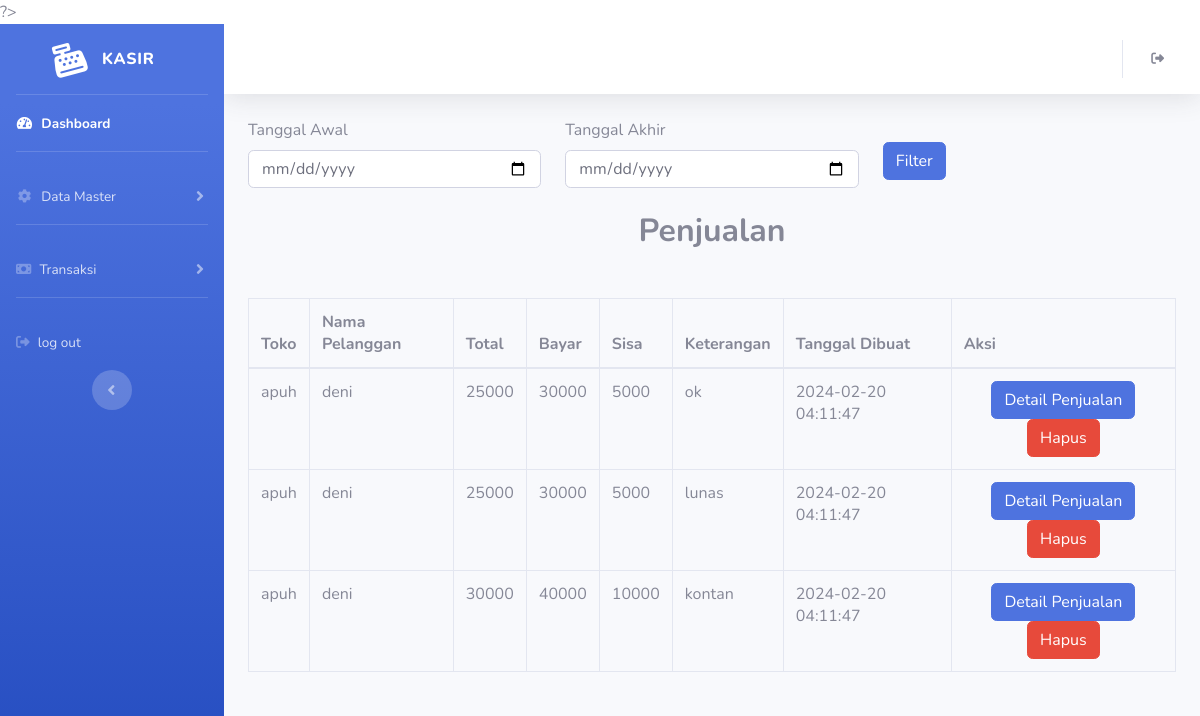
/admin/tabel_penjualan.php, run on an earlier commit of the app's database.
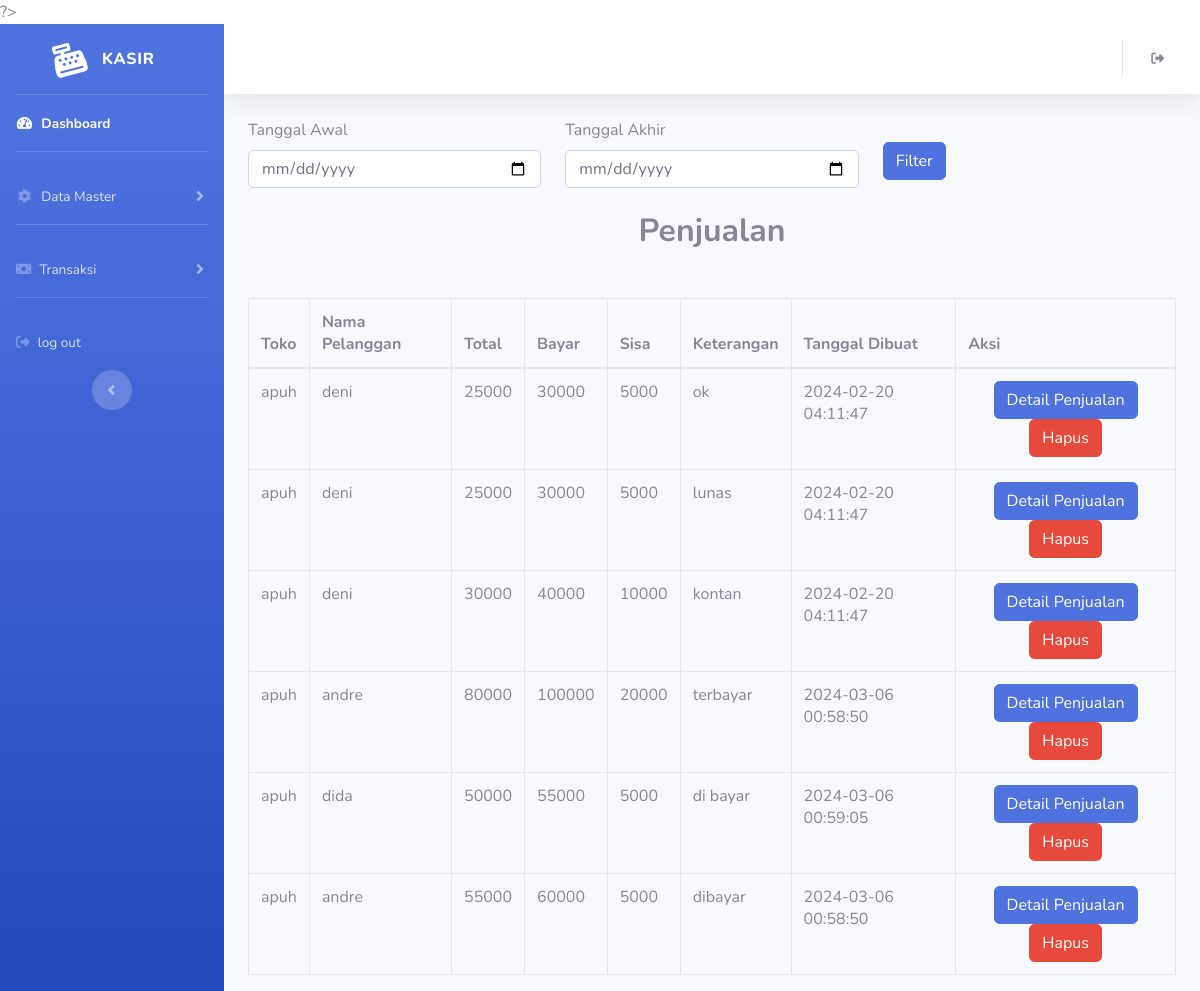
And on a later commit of the database.
### tables this page shows
CREATE TABLE `penjualan` (
  `penjualan_id` int(11) NOT NULL,
  `toko_id` int(11) NOT NULL,
  `user_id` int(11) NOT NULL,
  `tanggal_penjualan` date NOT NULL,
  `pelanggan_id` int(11) NOT NULL,
  `total` int(11) NOT NULL,
  `bayar` int(11) NOT NULL,
  `sisa` int(11) NOT NULL,
  `keterangan` varchar(100) NOT NULL,
  `created_at` timestamp NOT NULL DEFAULT current_timestamp() ON UPDATE current_timestamp()
);

CREATE TABLE `toko` (
  `toko_id` int(11) NOT NULL,
  `nama_toko` varchar(50) NOT NULL,
  `alamat` varchar(100) NOT NULL,
  `tlp_hp` varchar(50) NOT NULL,
  `created_at` timestamp NOT NULL DEFAULT current_timestamp() ON UPDATE current_timestamp()
);

CREATE TABLE `pelanggan` (
  `pelanggan_id` int(11) NOT NULL,
  `toko_id` int(11) NOT NULL,
  `nama_pelanggan` varchar(50) NOT NULL,
  `alamat` varchar(100) NOT NULL,
  `no_hp` varchar(50) NOT NULL,
  `created_at` timestamp NOT NULL DEFAULT current_timestamp() ON UPDATE current_timestamp()
);

### admin/tabel_penjualan.php (the view, shortened to what this page needs)
<?php
include '../koneksi.php';
$tanggal_awal = '';
$tanggal_akhir = '';
?>
<!DOCTYPE html>
    <html lang="en">
    <head>
        <link href="../SBAdmin/vendor/fontawesome-free/css/all.min.css" rel="stylesheet" type="text/css">
        <link rel="stylesheet" href="https://cdnjs.cloudflare.com/ajax/libs/font-awesome/6.5.1/css/all.min.css">
        <link href="../SBAdmin/css/sb-admin-2.min.css" rel="stylesheet">
    </head>
    <body id="page-top">
        <div id="wrapper">
            <ul class="navbar-nav bg-gradient-primary sidebar sidebar-dark accordion" id="accordionSidebar">
                <a class="sidebar-brand d-flex align-items-center justify-content-center" href="index.php">
                    <div class="sidebar-brand-icon rotate-n-15">
                        <i class="fa-solid fa-cash-register"></i>
                    </div>
                    <div class="sidebar-brand-text mx-3">kasir</div>
                </a>
                <hr class="sidebar-divider my-0">
                <li class="nav-item active">
                    <a class="nav-link" href="index.php">
                        <i class="fas fa-fw fa-tachometer-alt"></i>
                        <span>Dashboard</span></a>
                </li>
                <hr class="sidebar-divider">
                <li class="nav-item">
                    <a class="nav-link collapsed" href="#" data-toggle="collapse" data-target="#collapseTwo" aria-expanded="true" aria-controls="collapseTwo">
                        <i class="fas fa-fw fa-cog"></i>
                        <span>Data Master</span>
                    </a>
                </li>
                <hr class="sidebar-divider">
                <li class="nav-item">
                    <a class="nav-link collapsed" href="#" data-toggle="collapse" data-target="#collapsePages" aria-expanded="true" aria-controls="collapsePages">
                    <i class="fa-solid fa-money-bill"></i>
                        <span>Transaksi</span>
                    </a>
                </li>
                <hr class="sidebar-divider d-none d-md-block">
                <li class="nav-item">
                    <a class="nav-link" href="../Logout.php">
                    <i class="fa-solid fa-right-from-bracket"></i>
                        <span>log out</span></a>
                </li>
                <div class="text-center d-none d-md-inline">
                    <button class="rounded-circle border-0" id="sidebarToggle"></button>
                </div>
            </ul>
            <div id="content-wrapper" class="d-flex flex-column">
                <div id="content">
                    <nav class="navbar navbar-expand navbar-light bg-white topbar mb-4 static-top shadow">
                        <ul class="navbar-nav ml-auto">
                            <li class="nav-item dropdown no-arrow">
                                <a class="nav-link dropdown-toggle" href="#" id="userDropdown" role="button" data-toggle="dropdown" aria-haspopup="true" aria-expanded="false">
                                    <span class='mr-2 d-none d-lg-inline text-gray-600 small'>
                                        <i class="fa-solid fa-right-from-bracket"></i>
                                </a>
                            </li>
                        </ul>
                    </nav>
<?php
$sql = "SELECT * FROM penjualan
    INNER JOIN toko ON toko.toko_id = penjualan.toko_id
    INNER JOIN pelanggan ON penjualan.pelanggan_id = pelanggan.pelanggan_id";
$result = mysqli_query($koneksi, $sql);
?>
<!DOCTYPE html>
<html lang="en">
<head>
    <link href="../sbadmin/vendor/fontawesome-free/css/all.min.css" rel="stylesheet" type="text/css">
    <link href="../sbadmin/css/sb-admin-2.min.css" rel="stylesheet">
</head>
<body id="page-top">
    <div id="wrapper">
        <div id="content-wrapper" class="d-flex flex-column">
            <div id="content">
                <div class="container-fluid">
                <form method="filter_penjualan.php" class="mb-4">
            <div class="row">
                <div class="col-md-4">
                    <label for="tanggal_awal">Tanggal Awal</label>
                    <input type="date" name="tanggal-awal" id="tanggal-awal" class="form-control" value="<?php echo $tanggal_awal; ?>">
                </div>
                <div class="col-md-4">
                    <label for="tanggal_akhir">Tanggal Akhir</label>
                    <input type="date" name="tanggal-akhir" id="tanggal-akhir" class="form-control" value="<?php echo $tanggal_akhir; ?>">
                </div>
                <div class="col-md-4">
                    <button onclick="filterTanggal()"class="btn btn-primary mt-4">Filter</button>
                </div>
            </div>
        </form>
                    <h2 class="text-center mb-5" style="font-weight: bold;">Penjualan</h2>
        <div class="table-responsive">
            <table class="table table-bordered" id = "bookTable">
                <thead>
                    <tr>
                        <th>Toko</th>
                        <th>Nama Pelanggan</th>
                        <th>Total</th>
                        <th>Bayar</th>
                        <th>Sisa</th>
                        <th>Keterangan</th>
                        <th>Tanggal Dibuat</th>
                        <th>Aksi</th>
                    </tr>
                </thead>
 <tbody>
                            <?php
                    if (isset($result) && mysqli_num_rows($result) > 0) {
                        while ($row = mysqli_fetch_assoc($result)) {
                            echo "<tr>";
                            echo "<td>" . $row["nama_toko"] . "</td>";
                            echo "<td>" . $row["nama_pelanggan"] . "</td>";
                            echo "<td>" . $row["total"] . "</td>";
                            echo "<td>" . $row["bayar"] . "</td>";
                            echo "<td>" . $row["sisa"] . "</td>";
                            echo "<td>" . $row["keterangan"] . "</td>";
                            echo "<td>" . $row["created_at"] . "</td>";
                            echo "<td style='text-align: center;'>" . "<a href='detail_penjualan.php?id=". $row["penjualan_id"] ."' class='btn btn-primary'>Detail Penjualan</a>
                                  <a class='btn btn-danger' href='delete_penjualan.php?id=". $row['penjualan_id'] ."'>Hapus</a>
                                  </td>";
                            echo "</tr>";
                        }
                    } else {
                        echo "<tr><td colspan='8'>Tidak ada data</td></tr>";
                    }
                    ?>
                </tbody>
            </table>
                    </div>
            </div>
        </div>
    </div>
</body>
</html>
</body>
</html>
</body>
</body>
</html>

What changed in the data, as far as the page shows it:
added penjualan: toko.nama_toko "apuh", pelanggan.nama_pelanggan "andre", total "80000", bayar "100000", sisa "20000", keterangan "terbayar", pelanggan.created_at "2024-03-06 00:58:50"
added penjualan: toko.nama_toko "apuh", pelanggan.nama_pelanggan "dida", total "50000", bayar "55000", sisa "5000", keterangan "di bayar", pelanggan.created_at "2024-03-06 00:59:05"
added penjualan: toko.nama_toko "apuh", pelanggan.nama_pelanggan "andre", total "55000", bayar "60000", sisa "5000", keterangan "dibayar", pelanggan.created_at "2024-03-06 00:58:50"
